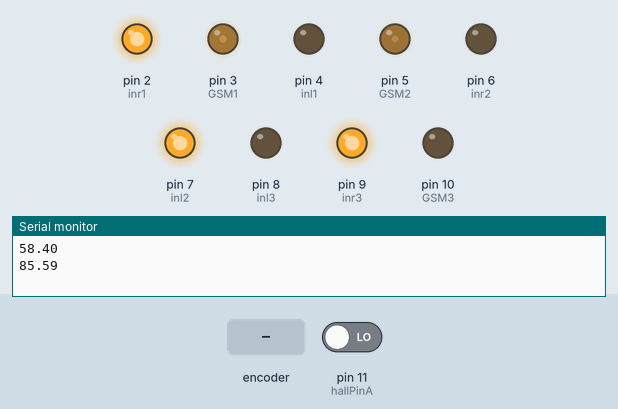
Recording of a sketch running on a simulated Arduino Uno, built with avr-gcc and run on an emulated ATmega328P. Parts: output pins drawn as LEDs (lit = HIGH), the last lines printed to the serial monitor. The test bench sets the inputs (shaded band); at power-on: pin 11 (hallPinA) LOW.

Above: at 1.2 s.
1.3 s: rotary encoder on pin 11 (hallPinA) / pin 12 (hallPinB) turned 1 step (first pin leading)
At 4.0 s:
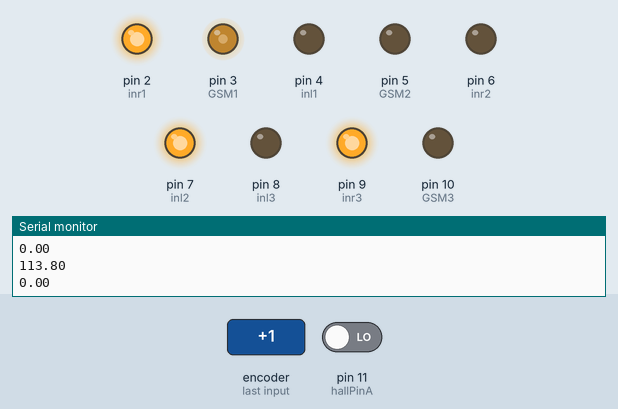
At 11.6 s:
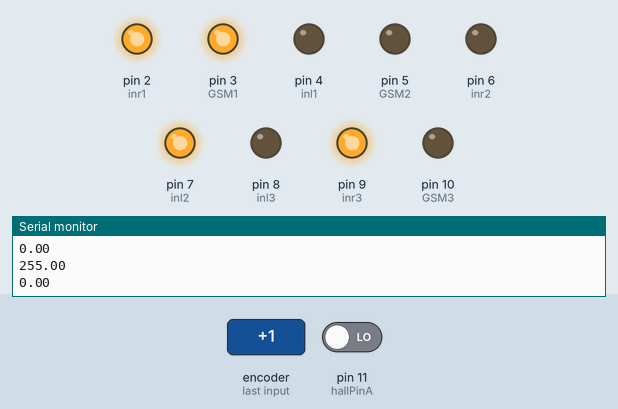
Timing chart, 0 to 13.1 s (numbered marks = the images above; inputs shaded):
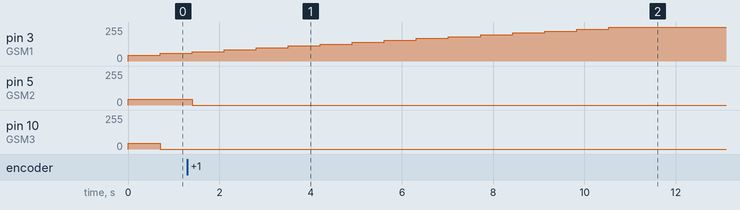

The sketch:

sketch_jan31b.ino
```cpp
// Gleichstrommotoren

//Motor 1
int GSM1 = 3;  // PWM
int inr1 = 2;    // An aus Signal
int inl1 = 4;    // An aus Signal
//Motor 2
int GSM2 = 5;  // PWM
int inr2 = 6;    // An aus Signal
int inl2 = 7;    // An aus Signal
//Motor 3
int GSM3 = 10;  // PWM
int inr3 = 9;    // An aus Signal
int inl3 = 8;    // An aus Signal

int hallPinA = 11; // is C
int hallPinB = 12; // is A
int hallPinC = 13; // is B
float starttime =millis();
int i = 0.;


// float pi = 3.1415926535897932384626433832795;
float x0 = 0.;
float y0 = 0.01;
// float alpha0 = 0.;
// float alpha_tilde = 0.;
// float r_i = 0.;
float w_A=0.;
float w_B=0.;
float w_C=0.;
int P=0;
float P0=45;


int Signal = 0;
float maxspeed = 10000.;
float scalexy= 255./80.;
float scale= maxspeed/80.;
float w_max = 1.;
float sollspeed = 3000.;
float sollspeedA = 3000.;
float sollspeedB = 3000.;
float sollspeedC = 3000.;
float cumerrA = 0.;
float cumerrB = 0.;
float cumerrC = 0.;
float powerA = P0;
float powerB = P0;
float powerC = P0;
float speedA = 3000.;
float speedB = 3000.;
float speedC = 3000.;
float speedlimit=-1;


void setup()
{
  Serial.begin(9600);  //serieller Monitor wird gestartet, Baudrate auf 9600 festgelegt
  //pinMode(LED_BUILTIN, OUTPUT);
  //digitalWrite(LED_BUILTIN, LOW);
  //Motor 1
  pinMode(GSM1, OUTPUT);
  pinMode(inr1, OUTPUT);
  pinMode(inl1, OUTPUT);
  digitalWrite(inr1, HIGH);
  digitalWrite(inl1, LOW);
  //Motor 1
  pinMode(GSM2, OUTPUT);
  pinMode(inr2, OUTPUT);
  pinMode(inl2, OUTPUT);
  digitalWrite(inr2, LOW);
  digitalWrite(inl2, HIGH);
  //Motor 3
  pinMode(GSM3, OUTPUT);
  pinMode(inr3, OUTPUT);
  pinMode(inl3, OUTPUT);
  digitalWrite(inr3, HIGH);
  digitalWrite(inl3, LOW);
  analogWrite(GSM1, P0);
  analogWrite(GSM2, P0);
  analogWrite(GSM3, P0);
  // Hall Sensiór 1
  pinMode(11,INPUT);
  // Hall Sensiór 2
  pinMode(12,INPUT);
  // Hall Sensiór 3
  pinMode(13,INPUT);

}

void loop(){

//   if(Serial.available()) //wenn Daten empfangen werden...
// {
    Signal=Serial.read();//..sollen diese ausgelesen werden#

  if (Signal>-1 && Signal<80){
    x0=Signal*scalexy;
    x0=2./255.*x0-1.;
    //x0=Signal;
    //analogWrite(GSM1, floor(x0));   // Motor 1 soll mit der Signal "200" (max. 255) rotieren
}
  else if (Signal>79 && Signal<160){
    y0=(Signal-80)*scalexy;
    y0=-(2./255.*y0-1.);
    //y0=Signal;
    //analogWrite(GSM2, floor(y0));   // Motor 1 soll mit der Signal "200" (max. 255) rotieren
}
  else if (Signal>159 && Signal<240){
    sollspeed=floor((Signal-160)*scale);
    //analogWrite(GSM3, P);   // Motor 1 soll mit der Signal "200" (max. 255) rotieren
}
  else if (Signal>239 && Signal<256){
    analogWrite(GSM1, 0);
    analogWrite(GSM2, 0);
    analogWrite(GSM3, 0);
    //analogWrite(GSM3, (Signal-240)*3);   // Motor 1 soll mit der Signal "200" (max. 255) rotieren
}
  if (Signal<240){
    // x0 = 0.01;
    // y0 = 0.01;
    sollspeed= 2000. ;
    xy_to_spin(x0,y0,w_A,w_B,w_C);
    w_max=max(max(w_A,w_B),w_C);
    w_A=1.;
    w_B=0.;
    w_C=0.;
    w_max=1.;

    sollspeedA=w_A/w_max*sollspeed;
    sollspeedB=w_B/w_max*sollspeed;
    sollspeedC=w_C/w_max*sollspeed;


    //analogWrite(GSM1, sollspeedA);
    //analogWrite(GSM2, sollspeedB);
    //analogWrite(GSM3, sollspeedC);


    if (sollspeedA>speedlimit) {speedA=get_speed(hallPinA,speedA);}
    cumerrA+=sollspeedA-speedA;
    if (sollspeedA>speedlimit) {powerA=speedregulation(speedA,sollspeedA,powerA,cumerrA,1);}
    else{powerA=0;}
    analogWrite(GSM1, powerA);

    // if (sollspeedB>speedlimit) {speedB=get_speed(hallPinB,speedB);}
    // cumerrB+=sollspeedB-speedB;
    // if (sollspeedB>speedlimit) {powerB=speedregulation(speedB,sollspeedB,powerB,cumerrB,2);}
    // else{powerB=0;}
    analogWrite(GSM2, powerB);

    // if (sollspeedC>speedlimit) {speedC=get_speed(hallPinC,speedC);}
    // cumerrC+=sollspeedC-speedC;
    // if (sollspeedC>speedlimit) {powerC=speedregulation(speedC,sollspeedC,powerC,cumerrC,3);}
    // else{powerC=0;}

    powerB=0;
    powerC=0;
    Serial.println(powerA);
    Serial.println(speedA);
    // Serial.println(speedB);
    // Serial.println(speedC);

    analogWrite(GSM3, powerC);

    if(i>10){cumerrA=0.;cumerrB=0.;cumerrC=0.; i=0;}
    //if(abs(speedB-sollspeedB)<10){digitalWrite(LED_BUILTIN,true);}
    //if(abs(speedB-sollspeedB)>=10){digitalWrite(LED_BUILTIN,false);}
    //if(abs(speedC-sollspeedC)>=10){digitalWrite(LED_BUILTIN,HIGH);}
    //if(abs(speedC-sollspeedC)<10){digitalWrite(LED_BUILTIN,LOW);}
    //if((millis()-starttime)>10000){digitalWrite(LED_BUILTIN,LOW);}
    //if(true){digitalWrite(LED_BUILTIN,LOW);}
    //if((millis()-starttime)>10000){digitalWrite(LED_BUILTIN,false);}
    i++;
}
}


void xy_to_spin(float x0,float y0,float &w_A,float &w_B,float &w_C){

    float pi = 3.1415926535897932384626433832795;
    float alpha0 = 0.;
    float alpha_tilde = 0.;
    float r_i = 0.;

    alpha_tilde = atan(abs(x0) / abs(y0)) / pi * 180.; // in Dummy Winkel umrechnen [deg]
    r_i = min(1.,sqrt(x0*x0 + y0*y0)); // in Radius umrechnen


    if (x0 >= 0 && y0 >= 0){ // Sektor 1

      alpha0 = alpha_tilde; // in realen Winkel umrechnen (von y-Achse im Uhrzeigersinn) [deg]
    }
    else if( x0 >= 0 && y0 < 0){ // Sektor 2

      alpha0 = 180. - alpha_tilde; // in realen Winkel umrechnen (von y-Achse im Uhrzeigersinn) [deg]
    }
    else if (x0 < 0 && y0 < 0){ // Sektor 3

      alpha0 = alpha_tilde + 180.; // in realen Winkel umrechnen (von y-Achse im Uhrzeigersinn) [deg]
    }
    else {// Sektor 4

      alpha0 = 360. - alpha_tilde; // in realen Winkel umrechnen (von y-Achse im Uhrzeigersinn) [deg]
    }

    if (alpha0 >= 0. && alpha0 < 120.){ // Zwischen Motor A und B

      w_A = 0.5 + 0.5 * cos((1.5 * (alpha0 - 0.)) * pi / 180.); // Anteil Motor A bei r = r_max
      w_B = 0.5 + 0.5 * cos((1.5 * (alpha0 - 120.)) * pi / 180.); // Anteil Motor B bei r = r_max
      w_C =  max(0.,1. - w_A - w_B); // Anteil Motor C bei r = r_max
    }
    else if (alpha0 >= 120. && alpha0 < 240.){ // Zwischen Motor B und C

      w_B = 0.5 + 0.5 * cos((1.5 * (alpha0 - 120.)) * pi / 180.); // Anteil Motor B bei r = r_max
      w_C = 0.5 + 0.5 * cos((1.5 * (alpha0 - 240.)) * pi / 180.); // Anteil Motor C bei r = r_max
      w_A = max(0.,1. - w_B - w_C); // Anteil Motor A bei r = r_max
    }
    else{  // Zwischen Motor C und A

      w_A = 0.5 + 0.5 * cos((1.5 * (alpha0 - 360.)) * pi / 180.); // Anteil Motor A bei r = r_max
      w_C = 0.5 + 0.5 * cos((1.5 * (alpha0 - 240.)) * pi / 180.); // Anteil Motor C bei r = r_max
      w_B =  max(0.,1. - w_A - w_C); // Anteil Motor B bei r = r_max
    }

    w_A = w_A / (w_A + w_B + w_C);
    w_B = w_B / (w_A + w_B + w_C);
    w_C = w_C / (w_A + w_B + w_C);

    w_A = (w_A - 1./3.) * r_i + 1./3.; // Anteil Motor A bei r = r_i
    w_B = (w_B - 1./3.) * r_i + 1./3.; // Anteil Motor B bei r = r_i
    w_C = (w_C - 1./3.) * r_i + 1./3.; // Anteil Motor C bei r = r_i
}

float get_speed(int hallPin, float speedold){
  int val=0;
  bool on_state=false;
  float speed = 0.;
  float start = millis();
  //digitalWrite(LED_BUILTIN,HIGH);
  while (val<5){
    //digitalWrite(LED_BUILTIN,digitalRead(hallPin));
    if ((millis()-start)>700){break;}
    if (digitalRead(hallPin)==0){
      if (on_state==false){
        on_state=true;
        val+=1;
        //digitalWrite(LED_BUILTIN,LOW);
      }
    }
    else{
      if (on_state==true){
        on_state=false;
        //digitalWrite(LED_BUILTIN,LOW);
      }
    }
  }

  float stop = millis();
  float time=(stop-start)/1000.;

  if(time>=1.){speed=speedold;}
  else{speed=val/time*60;}
  return speed;

}

float speedregulation(float speed, float sollspeed, float power,float cumerr,int motor){
  float Kp;
  float KI;
  float delta;

  if (motor==1){Kp=0.007;KI=0.000;}
  if (motor==2){Kp=0.015;KI=0.000;}
  if (motor==3){Kp=0.001;KI=0.000;}
  delta=Kp*(sollspeed-speed)+KI*cumerr;
  if (abs(delta)>0.5){power=power+delta;}
  return max(min(power,255),0);

}
// void recieveshortlong() {
//   i=0
//   if ( i < sizeof(s)){
//     temp = Serial.read();
//     temp<<= (i*8);
//     s|= temp;
//     ++i;
//   }
//   else {
//     Serial.println(s);
//   }
// }

// void loop()
// {

//   delay(1000);

//   digitalWrite(in1, HIGH);  // Motor 1 beginnt zu rotieren
//   analogWrite(GSM1, a+b);   // Motor 1 soll mit der Signal "200" (max. 255) rotieren
//   delay(1000);

//   digitalWrite(in1, HIGH);  // Motor 1 beginnt zu rotieren
//   analogWrite(GSM1, 200);   // Motor 1 soll mit der Signal "200" (max. 255) rotieren
//   delay(1000);

//   digitalWrite(in1, HIGH);  // Motor 1 beginnt zu rotieren
//   analogWrite(GSM1, 255);   // Motor 1 soll mit der Signal "200" (max. 255) rotieren
//   delay(1000);

//   digitalWrite(in1, HIGH);  // Motor 1 beginnt zu rotieren
//   analogWrite(GSM1, 0);   // Motor 1 soll mit der Signal "200" (max. 255) rotieren
//   delay(1000);


//   digitalWrite(in3, HIGH);  // Motor 1 beginnt zu rotieren
//   analogWrite(GSM2, 150);   // Motor 1 soll mit der Signal "200" (max. 255) rotieren
//   delay(1000);

//   digitalWrite(in3, HIGH);  // Motor 1 beginnt zu rotieren
//   analogWrite(GSM2, 200);   // Motor 1 soll mit der Signal "200" (max. 255) rotieren
//   delay(1000);

//   digitalWrite(in3, HIGH);  // Motor 1 beginnt zu rotieren
//   analogWrite(GSM2, 255);   // Motor 1 soll mit der Signal "200" (max. 255) rotieren
//   delay(1000);

//   digitalWrite(in3, HIGH);  // Motor 1 beginnt zu rotieren
//   analogWrite(GSM2, 0);   // Motor 1 soll mit der Signal "200" (max. 255) rotieren
//   delay(10000000);


// }
```
